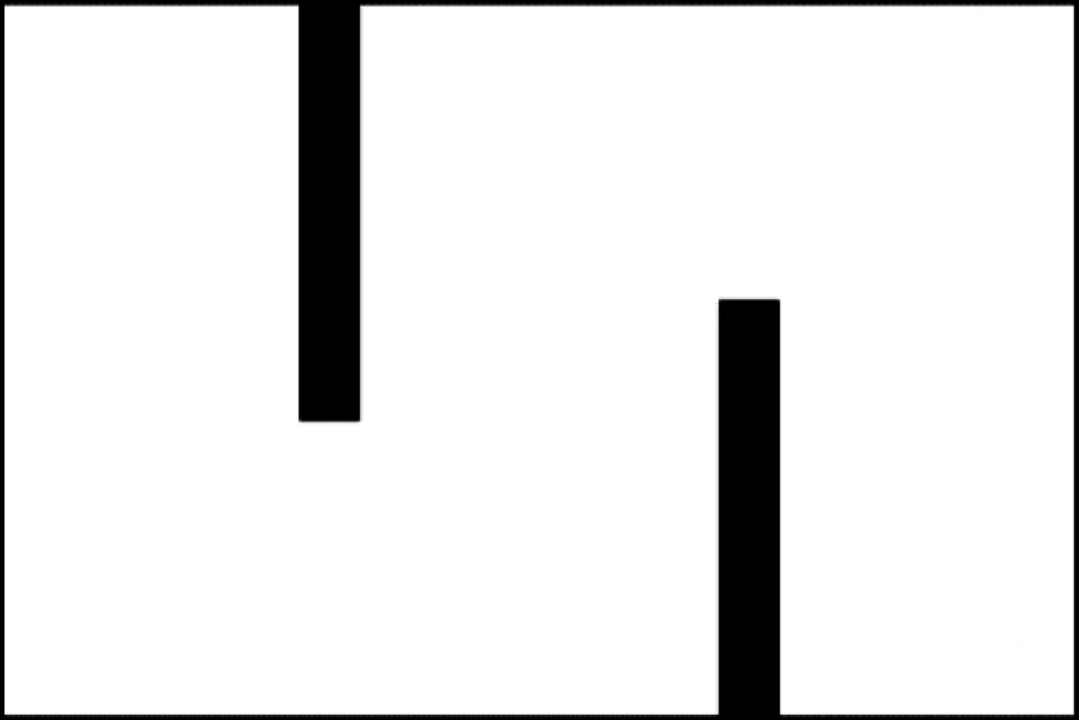
#> input picture worlds/simple_maze.png, 1079 x 720 px
$ python f_rrt_star_planner.py
#> lines starting #> are read from the running program, lines starting #| are printed output that depends on the picture; after the words box and inside, x2 and y2 are one past the last pixel; in counts of white or black regions, pixels touching at a corner belong together
#> further down, world is the input picture: shape (720, 1079, 3); mean B, G, R 232.1, 232.1, 232.1
### common.py
#!/usr/bin/python
import sys
import time
import pickle
import numpy as np
import random
import cv2

from itertools import product
from math import cos, sin, atan, atan2, pi, sqrt

import matplotlib
import matplotlib.pyplot as plt

from plotting_utils import *
from priority_queue import priority_dict

class State:
    """
    2D state.
    """

    def __init__(self, x, y, parent):
        """
        x represents the columns on the image and y represents the rows,
        Both are presumed to be integers
        """
#> called with x = 40, y = 40
        self.x = x
        self.y = y
        self.parent = parent
        self.children = []
        self.cost = 0 # new


    def __eq__(self, state):
        """
        When are two states equal?
        """
        return state and self.x == state.x and self.y == state.y

    def __hash__(self):
        """
        The hash function for this object. This is necessary to have when we
        want to use State objects as keys in dictionaries
        """
        return hash((self.x, self.y))

    def euclidean_distance(self, state):
        assert (state)
        return sqrt((state.x - self.x)**2 + (state.y - self.y)**2)


class RRTPlanner:
    """
    Base RRT Planner class
    """

    def __init__(self, world):
        # (rows, cols, channels) array with values in {0,..., 255}
        self.world = world

        # (rows, cols) binary array. Cell is 1 iff it is occupied
        self.occ_grid = self.world[:,:,0]
        self.occ_grid = (self.occ_grid == 0).astype('uint8')
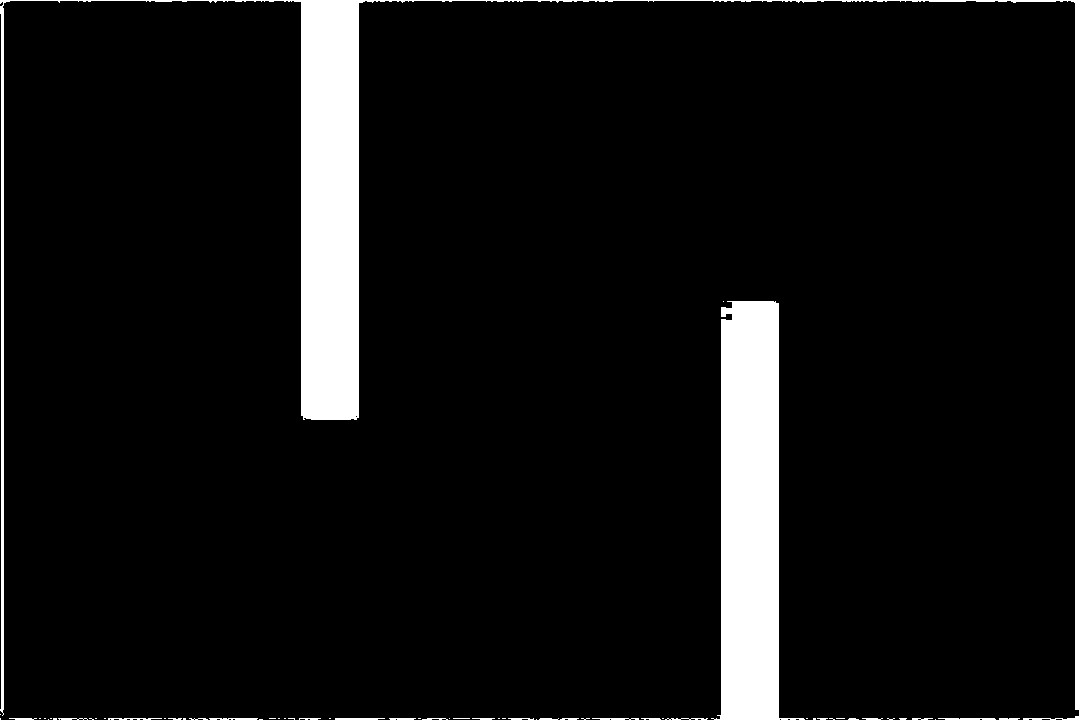
#> self.occ_grid: shape (720, 1079); values 0 (black) and 1 (white), 7.2% white; 60 white regions (36 under 20 px), largest, box (x1, y1, x2, y2) and area: (0, 0, 1079, 716) 30738, (711, 301, 805, 720) 24245, (938, 718, 996, 720) 105

        self.delta = 5

    def state_is_free(self, state):
        """
        Does collision detection. Returns true iff the state and its nearby
        surroundings are free.
        """
        return (self.occ_grid[state.y-self.delta:state.y+self.delta, state.x-self.delta:state.x+self.delta] == 0).all()

    def sample_state(self):
        """
        Sample a new FREE state uniformly randomly on the image.
        """
        #TODO: make sure you're not exceeding the row and columns bounds
        # x must be in {0, cols-1} and y must be in {0, rows -1}
        rows, cols = self.world.shape[0], self.world.shape[1]
        state = None

        x = random.randint(0 + self.delta, cols - 1 - self.delta)
        y = random.randint(0 + self.delta, rows - 1 - self.delta)
        state = State(x, y, None)

        return state

    def _follow_parent_pointers(self, state):
        """
        Returns the path [start_state, ..., destination_state] by following the
        parent pointers.
        """

        curr_ptr = state
        path = [state]

        while curr_ptr is not None:
            path.append(curr_ptr)
            curr_ptr = curr_ptr.parent

        # return a reverse copy of the path (so that first state is starting state)
        return path[::-1]

    def find_closest_state(self, tree_nodes, state):
        """
        Returns closest node to state from tree_nodes.
        """
        min_dist = float("Inf")
        closest_state = None
        for node in tree_nodes:
            dist = node.euclidean_distance(state)
            if dist < min_dist:
                closest_state = node
                min_dist = dist

        return closest_state

    def steer_towards(self, s_nearest, s_rand, max_radius):
        """
        Returns a new state s_new whose coordinates x and y
        are decided as follows:

        If s_rand is within a circle of max_radius from s_nearest
        then s_new.x = s_rand.x and s_new.y = s_rand.y

        Otherwise, s_rand is farther than max_radius from s_nearest.
        In this case we place s_new on the line from s_nearest to
        s_rand, at a distance of max_radius away from s_nearest.

        """

        s_new = State(0, 0, s_nearest)

        dist = s_nearest.euclidean_distance(s_rand)

        if (dist < max_radius):
            s_new.x = s_rand.x
            s_new.y = s_rand.y
        else:
            dx = s_rand.x - s_nearest.x
            dy = s_rand.y - s_nearest.y

            # if, for whatever reason, s_nearest and s_rand are the same
            if dx == 0 and dy == 0:
                s_new.x = s_nearest.x
                s_new.y = s_nearest.y

            elif dx == 0:
                s_new.x = s_nearest.x
                s_new.y = s_nearest.y + max_radius

            elif dy == 0:
                s_new.x = s_nearest.x + max_radius
                s_new.y = s_nearest.y

            else:
                angle = atan(dy / dx)

                s_new.x = int(s_nearest.x + round(cos(angle) * max_radius))
                s_new.y = int(s_nearest.y + round(sin(angle) * max_radius))

        # Ensure not out of bounds:
        rows, cols = self.world.shape[0], self.world.shape[1]
        if s_new.x < self.delta:
            s_new.x = self.delta
        elif s_new.x > cols - 1 - self.delta:
            s_new.x = cols - 1 - self.delta

        if s_new.y < self.delta:
            s_new.y = self.delta
        elif s_new.y > rows - 1 - self.delta:
            s_new.y = rows - 1 - self.delta

        return s_new

    def path_is_obstacle_free(self, s_from, s_to):
        """
        Returns true iff the line path from s_from to s_to
        is free
        """
        assert (self.state_is_free(s_from))

        if not (self.state_is_free(s_to)):
            return False

        max_checks = 100
        for i in range(max_checks):
            ratio = float(i) / max_checks

            x = int(s_from.x + ratio * (s_to.x - s_from.x))
            y = int(s_from.y + ratio * (s_to.y - s_from.y))

            inteprolated_state = State(x, y, s_from)

            if not (self.state_is_free(inteprolated_state)):
                return False

        # Otherwise the line is free, so return true
        return True

    def near(self, state, tree_nodes, radius):
        """
        Returns all the tree nodes within radius of state.
        """

        near_nodes = []

        for node in tree_nodes:
            if (node.euclidean_distance(state) < radius):
                near_nodes.append(node)

        return near_nodes

    # [32 lines left out: functions hybrid_sample, improved_hybrid_sample, not called in this run]

    def improved_choose_parent(self, s_rand, near_nodes, s_nearest):

        c_min = 0
        s_parent = s_nearest

        for node in near_nodes:
            if self.path_is_obstacle_free(node, s_rand):
                c = node.cost + node.euclidean_distance(s_rand)
                if (c_min == 0 or c < c_min):
                    s_parent = node
                    c_min = c

        # Looks if s_rand can directly connect to one of
        # s_parent's parents, and picks the furthest parent
        s_parent = self.backtracking(s_rand, s_parent)

        return s_parent

    def backtracking(self, s_rand, s_parent):

        # Find the furthest parent s_rand can directly connect to
        s_int = s_parent.parent
        while (s_int != None):

            if self.path_is_obstacle_free(s_int, s_rand):
                s_parent = s_int

            s_int = s_int.parent

        return s_parent

    def create_node(self, s_rand, s_parent, dichotomy):
        # Assumption: s_rand and s_parent.parent have an obstacle between them
        # Assumption: s_parent.parent != None

        s_allow = s_parent
        s_dic = None

        s_forbid = s_parent.parent
        while (s_allow.euclidean_distance(s_forbid) > dichotomy):
            # Problem encountered here infinite loop
            temp_x = int((s_allow.x + s_forbid.x) / 2)
            temp_y = int((s_allow.y + s_forbid.y) / 2)
            s_dic = State(temp_x, temp_y, None)

            # Assertion error is raised here sometimes
            if (self.path_is_obstacle_free(s_rand, s_dic)):
                s_allow = s_dic
            else:
                s_forbid = s_dic

        s_forbid = s_rand
        while (s_allow.euclidean_distance(s_forbid) > dichotomy):

            temp_x = int((s_allow.x + s_forbid.x) / 2)
            temp_y = int((s_allow.y + s_forbid.y) / 2)
            s_dic = State(temp_x, temp_y, None)

            if (self.path_is_obstacle_free(s_parent.parent, s_dic)):
                s_allow = s_dic
            else:
                s_forbid = s_dic

        s_parent = s_allow

        return s_parent

    def rewire(self, s_rand, closest_region):
        for s_near in closest_region:
            if self.path_is_obstacle_free(s_near, s_rand):
                if s_near.cost > s_rand.cost + s_near.euclidean_distance(
                        s_rand):
                    s_near.parent.children.remove(s_near)
                    s_near.cost = s_rand.cost + s_near.euclidean_distance(
                        s_rand)
                    s_rand.children.append(s_near)
                    s_near.parent = s_rand

    # [10 lines left out: function improved_rewire, not called in this run]

    # Abstract Method
    def plan(self, start_state, dest_state, max_num_steps, max_steering_radius, dest_reached_radius, test=False, filename=None):

        pass

    # Abstract Method (different paramaters)
    def plan(self, start_state, dest_state, max_num_steps, max_steering_radius, hybrid_lambda, test=False, filename=None):

        pass

    # Abstract Method (different paramaters)
    def plan(self, start_state, dest_state, max_num_steps, max_steering_radius, dichotomy, test=False, filename=None):

        pass

    # Abstract Method (different paramaters)
    def plan(self, start_state, dest_state, max_num_steps, max_steering_radius, hybrid_lambda, dichotomy, test=False, filename=None):

        pass

### plotting_utils.py
import numpy as np
import cv2

"""
import matplotlib.pyplot as plt
from matplotlib.path import Path
import matplotlib.patches as patches

def draw_plan(world, plan):
    fig = plt.figure()
    ax = fig.add_subplot(111)
    plt.imshow(world)
    for state in plan:
        points = state.car_as_triangle()
        points = points + [points[0]]

        codes = [Path.MOVETO,
                 Path.LINETO,
                 Path.LINETO,
                 Path.CLOSEPOLY]

        path = Path(points, codes)
        patch = patches.PathPatch(path, facecolor='orange', lw=0.0)
        ax.add_patch(patch)

    plt.show()
"""

def draw_plan(world, plan, bgr=(255,0,0), thickness=1):
    img = np.copy(world)
    for t in range(len(plan)-1):
        pt0 = (int(plan[t].x), int(plan[t].y))
        pt1 = (int(plan[t+1].x), int(plan[t+1].y))

        cv2.line(img, pt0, pt1, bgr, thickness)

    cv2.imshow('image', img)
    cv2.waitKey(0)
    cv2.destroyAllWindows()


def draw_plan_and_save(world, plan, visited_states, save_path, bgr=(255,0,0), thickness=1):
    img = np.copy(world)

    # Plot visited states:
    for state in visited_states:
        pt = (int(state.x), int(state.y))
        cv2.circle(img, pt, 1, (0,0,255), thickness)

    # Plot path:
    for t in range(len(plan)-1):
        pt0 = (int(plan[t].x), int(plan[t].y))
        pt1 = (int(plan[t+1].x), int(plan[t+1].y))

        cv2.line(img, pt0, pt1, bgr, thickness)


    # Added the following to save img:
    cv2.imwrite(save_path, img)

    # cv2.imshow('image', img)
    # cv2.waitKey(0)
    # cv2.destroyAllWindows()

### f_rrt_star_planner.py
#!/usr/bin/python
from common import *

class FRRTPlanner(RRTPlanner):
    """
    Implementation of the F-RRT* Planning algorithm.
    """

    def plan(self, start_state, dest_state, max_num_steps, max_steering_radius, dichotomy, test, filename):
        """
        Returns a path as a sequence of states [start_state, ..., dest_state]
        if dest_state is reachable from start_state. Otherwise returns [start_state].
        Assume both source and destination are in free space.
        """
#> called with max_num_steps = 100000, max_steering_radius = 70, dichotomy = 2, test = False, filename = 'ff_rrt_result.png'
        assert (self.state_is_free(start_state))
        assert (self.state_is_free(dest_state))

        # The set containing the nodes of the tree
        tree_nodes = set()
#> tree_nodes = 0 items
        tree_nodes.add(start_state)

        # image to be used to display the tree
        img = np.copy(self.world)

        plan = [start_state]

        for step in range(max_num_steps):

            s_rand = self.sample_state()
            s_nearest = self.find_closest_state(tree_nodes, s_rand)
            s_new = self.steer_towards(s_nearest, s_rand, max_steering_radius)

            if not self.state_is_free(s_new):
                continue

            if self.path_is_obstacle_free(s_new, s_nearest):
                closest_region = self.near(s_new, tree_nodes, max_steering_radius)
                s_parent = self.improved_choose_parent(s_new, closest_region, s_nearest)

                if s_parent != start_state:
                    s_anc = s_parent.parent
                    s_parent = self.create_node(s_new, s_parent, dichotomy)

                    s_parent.parent = s_anc
                    s_new.parent = s_parent

                    s_parent.cost = s_anc.cost + s_parent.euclidean_distance(s_anc)
                    s_new.cost = s_parent.cost + s_new.euclidean_distance(s_parent)

                    s_parent.children.append(s_new)
                    s_anc.children.append(s_parent)

                    tree_nodes.add(s_parent)
                    tree_nodes.add(s_new)

                    # plot the new parent
                    cv2.circle(img, (s_parent.x, s_parent.y), 2, (0, 0, 0))
                    cv2.line(img, (s_anc.x, s_anc.y), (s_parent.x, s_parent.y),
                             (255, 0, 0))

                else:
                    s_new.parent = s_parent
                    s_new.cost = s_parent.cost + s_new.euclidean_distance(s_parent)
                    s_parent.children.append(s_new)
                    tree_nodes.add(s_new)

                if self.path_is_obstacle_free(s_new, dest_state):
                    s_anc = s_new.parent
                    s_parent = self.create_node(dest_state, s_new, dichotomy)
                    dest_state.parent = s_parent
                    s_parent.parent = s_anc
                    plan = self._follow_parent_pointers(dest_state)

                    break

                self.rewire(s_new, closest_region)

                cv2.circle(img, (s_new.x, s_new.y), 2, (0, 0, 0))
                cv2.line(img, (s_parent.x, s_parent.y), (s_new.x, s_new.y),
                         (255, 0, 0))

            # Keep showing the image for a bit even
            # if we don't add a new node and edge
            if (test == False):
                cv2.imshow('image', img)
                cv2.waitKey(10)
#> this loop made 283 passes
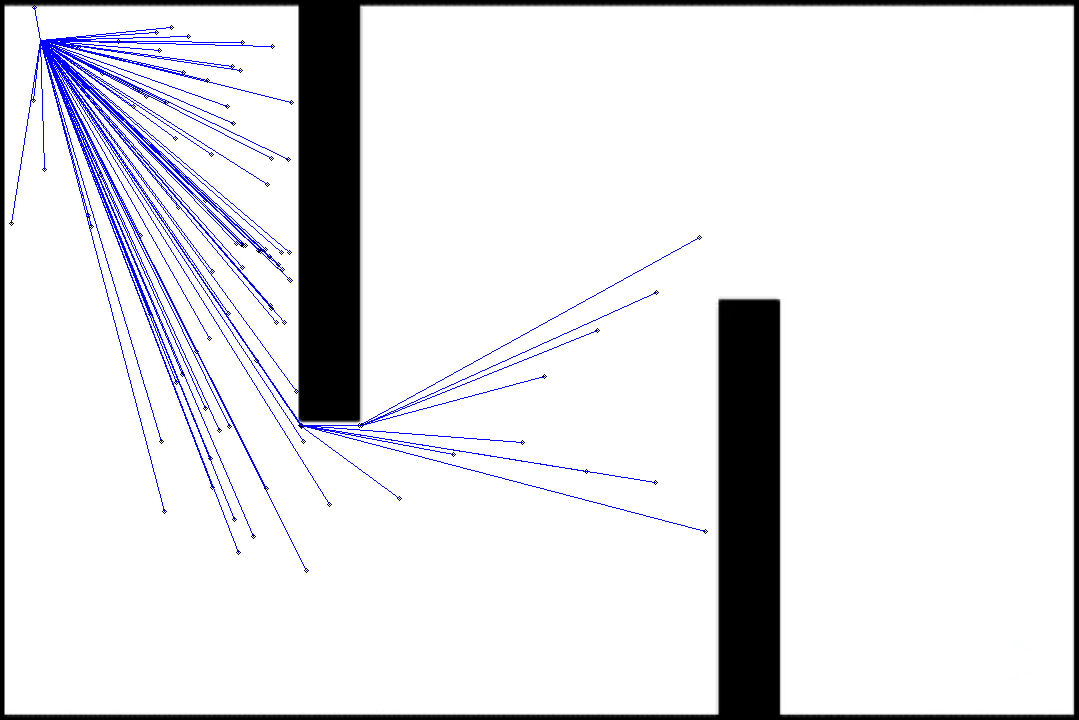
#> img: shape (720, 1079, 3); 2.24% of pixels changed, all inside (x1, y1, x2, y2) = (9, 5, 708, 573)
#> after the loop, s_anc.children = 2 items; s_parent.children = []; s_parent.cost = 0; tree_nodes = 96 items

        if (plan == [start_state]):
            print("F-RRT: No path found!")
            return (None, -1, -1)

        if (filename != None):
            draw_plan_and_save(img, plan, [], filename, bgr=(0,0,255), thickness=2)
#> after the loop in draw_plan_and_save, `for t in range(len(plan)-1):`:
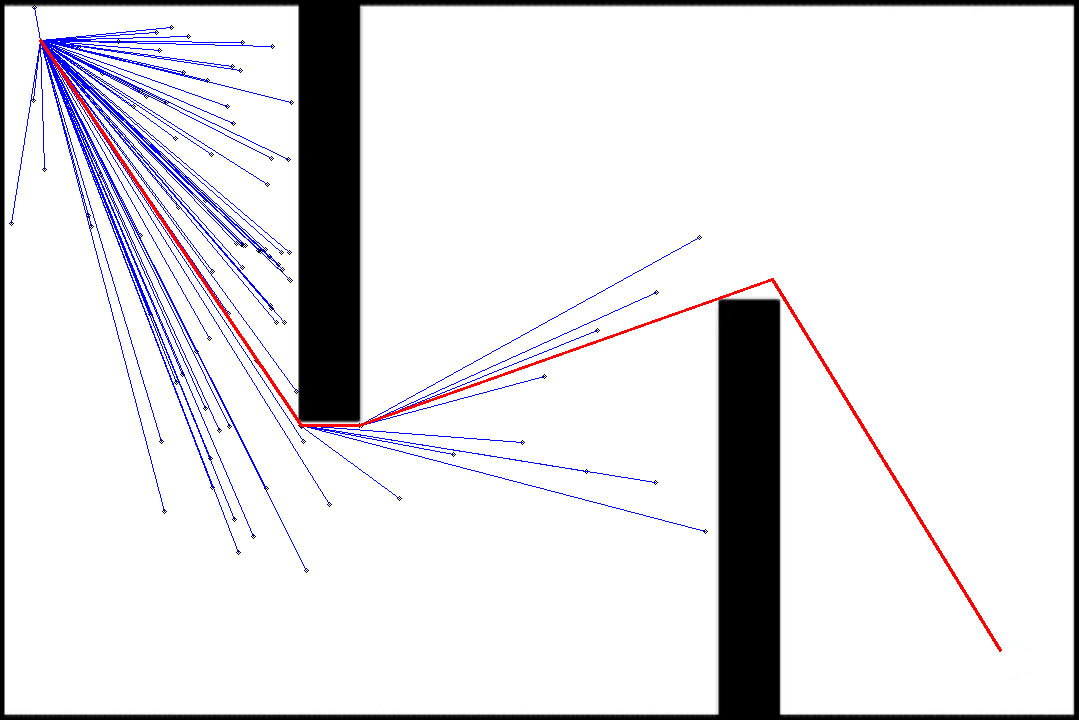
#> img: shape (720, 1079, 3); 0.56% of pixels changed, all inside (x1, y1, x2, y2) = (39, 39, 1002, 652)

        if (test == False):
            draw_plan(img, plan, bgr=(0,0,255), thickness=2)
            cv2.waitKey(0)

        # Calculaute optimal path cost
        cost_of_optimal_path = 0
        curr_node = dest_state
        while curr_node.parent != None:
            cost_of_optimal_path += curr_node.euclidean_distance(curr_node.parent)
            curr_node = curr_node.parent
#> this loop made 4 passes
#> cost_of_optimal_path on passes 1 to 4: 435.5, 873.5, 931.5, 1396.6
#> after the loop, cost_of_optimal_path = 1396.6

        return (plan, cost_of_optimal_path, len(tree_nodes))


if __name__ == "__main__":

    world = cv2.imread('./worlds/simple_maze.png')
    start_state = State(40, 40, None)
    dest_state = State(1000, 650, None)

    # [43 lines of commented-out code are left out]

    f_rrt_star = FRRTPlanner(world)

    max_num_steps = 100000     # max number of iterations
    max_steering_radius = 70  # pixels
    dest_reached_radius = 50  # pixels
    dichotomy = 2
    (plan, cost, num_nodes) = f_rrt_star.plan(start_state,
                                dest_state,
                                max_num_steps,
                                max_steering_radius,
                                dichotomy, test=False,
                                filename="ff_rrt_result.png")
#> plan = 6 items; cost = 1396.6; num_nodes = 96
